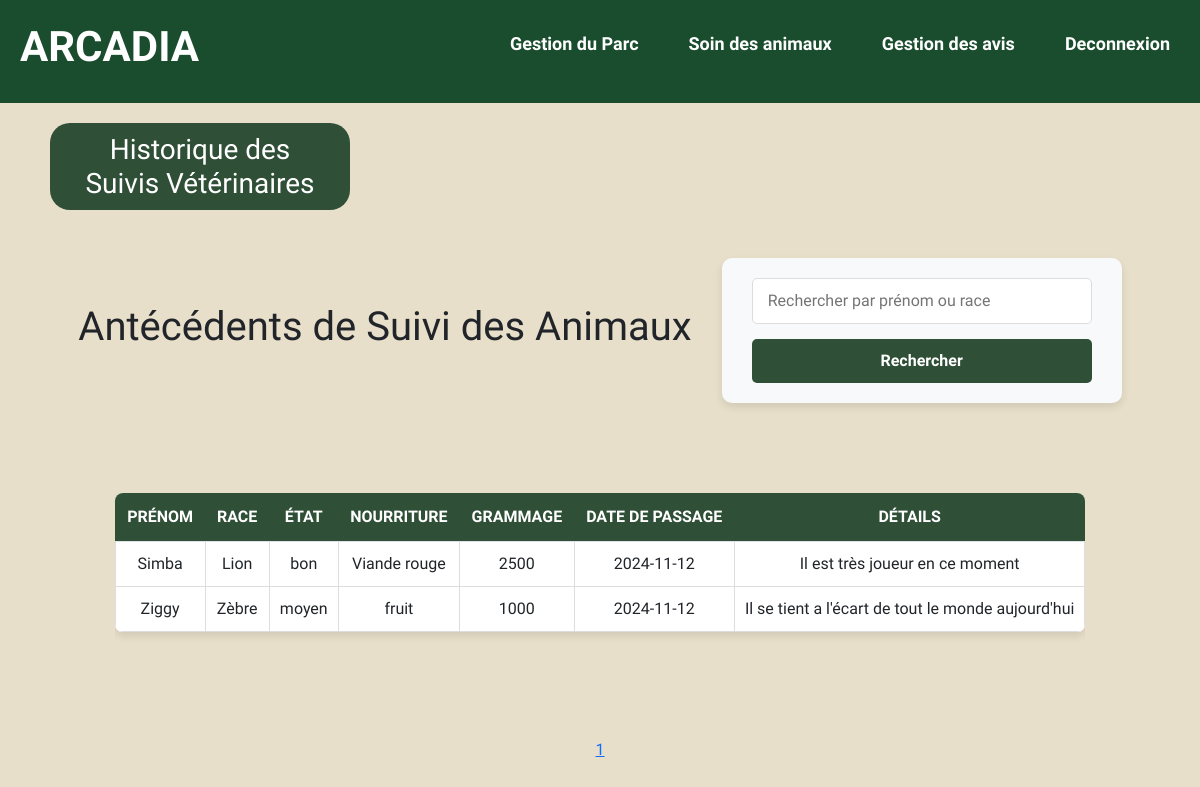
Page /dashbord/antecedent.php (signed in) on the committed database.
### tables this page shows
CREATE TABLE `etats_animaux` (
  `id` int(11) NOT NULL,
  `animal_id` int(11) NOT NULL,
  `etat` varchar(50) NOT NULL,
  `nourriture` varchar(100) NOT NULL,
  `grammage` int(11) NOT NULL,
  `date_passage` date NOT NULL,
  `details` text NOT NULL
);

CREATE TABLE `animaux` (
  `id` int(11) NOT NULL,
  `prenom` varchar(50) NOT NULL,
  `race` varchar(50) NOT NULL,
  `habitat_id` int(11) NOT NULL,
  `photo` varchar(255) DEFAULT NULL,
  `popularite` int(11) DEFAULT '0'
);

### dashbord/antecedent.php (the view, shortened to what this page needs)
<?php
require_once 'headerdash.php';
require_once 'db_connexion.php';
$search = isset($_GET['search']) ? $_GET['search'] : '';
$page = isset($_GET['page']) ? (int)$_GET['page'] : 1;
$limit = 30;
$offset = ($page - 1) * $limit;
$count_query = "SELECT COUNT(*) as total FROM etats_animaux
                JOIN animaux ON etats_animaux.animal_id = animaux.id
                WHERE animaux.prenom LIKE ? OR animaux.race LIKE ?";
$count_stmt = $mysqli->prepare($count_query);
$search_param = '%' . $search . '%';
$count_stmt->bind_param("ss", $search_param, $search_param);
$count_stmt->execute();
$count_result = $count_stmt->get_result();
$total_rows = $count_result->fetch_assoc()['total'];
$total_pages = ceil($total_rows / $limit);
$query = "SELECT animaux.prenom, animaux.race, etats_animaux.etat, etats_animaux.nourriture,
                 etats_animaux.grammage, etats_animaux.date_passage, etats_animaux.details
          FROM etats_animaux
          JOIN animaux ON etats_animaux.animal_id = animaux.id
          WHERE animaux.prenom LIKE ? OR animaux.race LIKE ?
          ORDER BY etats_animaux.date_passage DESC
          LIMIT ? OFFSET ?";
$stmt = $mysqli->prepare($query);
$stmt->bind_param("ssii", $search_param, $search_param, $limit, $offset);
$stmt->execute();
$result = $stmt->get_result();
?>
<div class="title beige">
    <h3 class="sous-menu vert">Historique des Suivis Vétérinaires</h3>
</div>
<div class="dash1">
    <h1>Antécédents de Suivi des Animaux</h1>
    <form method="get" action="antecedent.php" class="search-form">
        <input type="text" name="search" placeholder="Rechercher par prénom ou race" value="<?php echo htmlspecialchars($search); ?>">
        <button type="submit">Rechercher</button>
    </form>
</div>
<div class="dash1">
    <?php if ($result->num_rows > 0): ?>
        <div class="table-responsive">
            <table class="table">
                <thead>
                    <tr class="titre">
                        <th>Prénom</th>
                        <th>Race</th>
                        <th>État</th>
                        <th>Nourriture</th>
                        <th>Grammage</th>
                        <th>Date de Passage</th>
                        <th>Détails</th>
                    </tr>
                </thead>
                <tbody>
                    <?php while($row = $result->fetch_assoc()): ?>
                        <tr>
                            <td><?php echo htmlspecialchars($row['prenom']); ?></td>
                            <td><?php echo htmlspecialchars($row['race']); ?></td>
                            <td><?php echo htmlspecialchars($row['etat']); ?></td>
                            <td><?php echo htmlspecialchars($row['nourriture']); ?></td>
                            <td><?php echo htmlspecialchars($row['grammage']); ?></td>
                            <td><?php echo htmlspecialchars($row['date_passage']); ?></td>
                            <td><?php echo htmlspecialchars($row['details']); ?></td>
                        </tr>
                    <?php endwhile; ?>
                </tbody>
            </table>
        </div>
    <?php else: ?>
        <p>Aucun antécédent de suivi trouvé.</p>
    <?php endif; ?>
</div>
<div class="dash1">
            <?php for ($i = 1; $i <= $total_pages; $i++): ?>
                <a href="antecedent.php?page=<?php echo $i; ?>&search=<?php echo urlencode($search); ?>"
                   class="<?php echo ($i == $page) ? 'active' : ''; ?>">
                   <?php echo $i; ?>
                </a>
            <?php endfor; ?>
        </div>
</body>
</html>

### dashbord/styledash.css (style rules this page uses)
* { margin: 0; padding: 0; box-sizing: border-box; }
body { font-family: "Signika Negative", sans-serif; background-color: #E8DFCA; }
.title.beige { background-color: #E8DFCA; padding: 20px; text-align: left; padding-left: 50px; }
.sous-menu.vert { color: white; background-color: #2f4f37; display: inline-block; padding: 10px 20px; border-radius: 20px; max-width: 300px; text-align: center; }
.dash1 { display: flex; justify-content: center; align-items: center; flex-wrap: wrap; gap: 30px; padding: 20px; margin: 0 auto; padding-bottom: 70px; }
.table-responsive { overflow-x: auto; max-width: 100%; }
.table { width: 100%; border-collapse: collapse; border-radius: 8px; overflow: hidden; box-shadow: 0 4px 8px rgba(0, 0, 0, 0.1); background-color: #f8f9fa; }
.table th { background-color: #2f4f37; color: #ffffff; font-weight: bold; padding: 12px; text-align: center; text-transform: uppercase; }
.table td { padding: 10px; text-align: center; border: 1px solid #ddd; }
.table tr:nth-child(even) { background-color: #f9f9f9; }
.table tr:nth-child(odd) { background-color: #ffffff; }
form { background-color: #f8f9fa; padding: 20px 30px; border-radius: 10px; box-shadow: 0 4px 8px rgba(0, 0, 0, 0.1); max-width: 400px; width: 100%; display: flex; flex-direction: column; gap: 15px; }
form input[type="text"], form select, form input[type="file"], form button { width: 100%; padding: 10px 15px; border-radius: 5px; border: 1px solid #ddd; font-size: 16px; }
form button { background-color: #2f4f37; color: white; border: none; cursor: pointer; font-weight: bold; transition: background-color 0.3s ease, transform 0.3s ease; }

### rows in the picture
etats_animaux: animal.prenom "Simba", animal.race "Lion", etat "bon", nourriture "Viande rouge", grammage "2500", date_passage "2024-11-12", details "Il est très joueur en ce moment"
etats_animaux: animal.prenom "Ziggy", animal.race "Zèbre", etat "moyen", nourriture "fruit", grammage "1000", date_passage "2024-11-12", details "Il se tient a l'écart de tout le monde aujourd'hui"
